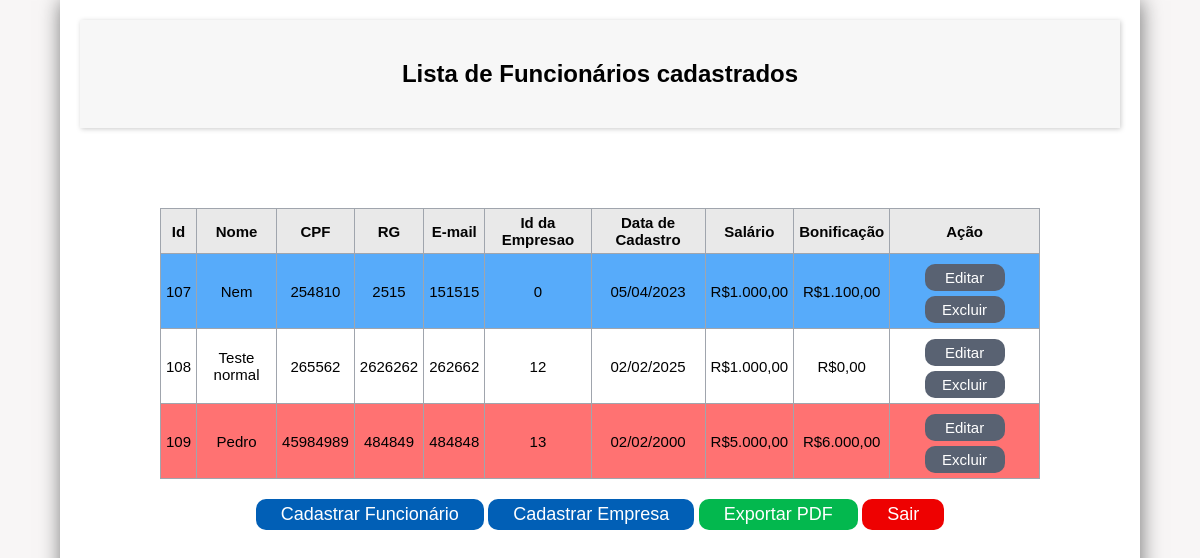
The page / on the database its author committed.
### tables this page shows
CREATE TABLE `tbl_funcionario` (
  `id_funcionario` int(11) NOT NULL,
  `nome` varchar(50) NOT NULL,
  `cpf` varchar(11) NOT NULL,
  `rg` varchar(20) NOT NULL,
  `email` varchar(30) NOT NULL,
  `id_empresa` int(11) NOT NULL,
  `data_cadastro` date NOT NULL,
  `salario` double(10,2) NOT NULL,
  `bonificacao` double(10,2) NOT NULL
);

### index.php (the view, shortened to what this page needs)
<!DOCTYPE html>
<html lang="pt-br">
<head>
    <link rel="stylesheet" href="css/style.css">
</head>
<body>
    <main>
        <section id="lista-funcionario">
                <div class="titulo-conteudo">
                    <h1>Lista de Funcionários cadastrados</h1>
                </div>
                <div id="conteudo" class="conteudo">
                    <table>
                        <thead>
                            <tr>
                                <td>Id</td>
                                <td>Nome</td>
                                <td>CPF</td>
                                <td>RG</td>
                                <td>E-mail</td>
                                <td>Id da Empresao</td>
                                <td>Data de Cadastro</td>
                                <td>Salário</td>
                                <td>Bonificação</td>
                                <td>Ação</td>
                            </tr>
                        </thead>
                                <?php
                                    include 'bd/conexao.php';
                                    $sql = "SELECT * FROM tbl_funcionario";
                                    $busca = mysqli_query($conexao, $sql);
                                    while($array = mysqli_fetch_array($busca)){
                                        $id_funcionario = $array['id_funcionario'];
                                        $nome = $array['nome'];
                                        $cpf = $array['cpf'];
                                        $rg = $array['rg'];
                                        $email = $array['email'];
                                        $id_empresa = $array['id_empresa'];
                                        $data_cadastro = $array['data_cadastro'];
                                        $salario = $array['salario'];
                                        $bonificacao = $array['bonificacao'];
                                ?>
                        <tr
                            <?php
                            $dataAtual = date("Y");
                            $data = date("Y", strtotime($data_cadastro));
                            $verifica_periodo = $dataAtual - $data;
                            if($verifica_periodo >= 1 && $verifica_periodo <= 5){
                                $bonificacao = $salario + ($salario * 0.10);
                            ?> class = "blue"
                            <?php }
                            elseif($verifica_periodo > 5){
                                $bonificacao = $salario + ($salario * 0.20); ?>
                                class = "red"
                            <?php }
                            else{
                                $bonificacao = 0;
                            }
                            ?>
                        >
                                <td><?php echo $id_funcionario?></td>
                                <td><?php echo $nome?></td>
                                <td><?php echo $cpf?></td>
                                <td><?php echo $rg?></td>
                                <td><?php echo $email?></td>
                                <td><?php echo $id_empresa?></td>
                                <td><?php echo $data = date("d/m/Y", strtotime($data_cadastro)); ?></td>
                                <td><?php
                                        $valorString = number_format($salario, 2, ',', '.');
                                        $salario = $valorString;
                                        echo "R$" . $salario;
                                ?></td>
                                <td><?php
                                        $valorString = number_format($bonificacao, 2, ',', '.');
                                        $bonificacao = $valorString;
                                        echo "R$" . $bonificacao;
                                ?></td>
                                <td>
                                    <a href="editar-funcionario.php?id=<?php echo $id_funcionario ?>"><button class="btn-editar" type="submit" name="editar">Editar</button></a>
                                    <a href="excluir-funcionario.php?id=<?php echo $id_funcionario ?>"><button class="btn-excluir" type="submit" name="excluir">Excluir</button></a>
                                </td>
                                <?php } ?>
                        </tr>
                    </table>
                    <div class="content">
                        <a href="cadastro-funcionario.php"><button class="btn-cadastrar" type="submit" name="cadastrarFuncionario">Cadastrar Funcionário</button></a>
                        <a href="cadastro-empresa.php"><button class="btn-cadastrar" type="submit" name="cadastrarEmpresa">Cadastrar Empresa</button></a>
                        <button id="btn-exportar" type="submit" name="exportar-pdf" onclick="gerarPdf ()">Exportar PDF</button>
                        <a href="login.php"><button id="btn-sair" type="submit" name="sair">Sair</button></a>
                    </div>
                </div>
        </section>
    </main>
</body>
</html>

### css/style.css (style rules this page uses)
* { font-family: sans-serif; margin: 0px; padding: 0px; box-sizing: border-box; }
a { text-decoration: none; }
main { background-color: #f8f6f6; height: 100vh; width: 100vw; display: flex; flex-flow: row nowrap; justify-content: center; align-items: center; flex: auto; }
section { background-color: white; height: 100vh; width: 50vw; text-align: center; padding: 20px; }
.btn-cadastrar { text-align: left; color: white; border: none; border-radius: 10px; padding: 5px 25px; background-color: #015fb6; font-size: 18px; }
.btn-editar { background-color: rgb(89, 98, 114); color: white; border: none; padding: 5px; margin: 5px; }
.btn-excluir { background-color: rgb(89, 98, 114); color: white; border: none; padding: 5px; }
#btn-exportar { background-color: #03b84e; color: white; border: none; border-radius: 10px; font-size: 18px; padding: 5px 25px; }
#btn-sair { background-color: #ee0101; color: white; border: none; border-radius: 10px; font-size: 18px; padding: 5px 25px; }
#lista-funcionario { background-color: white; width: 90vw; height: 100vh; box-shadow: 1px 1px 20px #757575; }
.titulo-conteudo { padding: 40px; background-color: #f7f7f7; box-shadow: 1px 1px 5px #ccc; }
.conteudo { padding: 80px; overflow-x: auto; }
.content { margin-top: 20px; }
.blue { background-color: #57abfa; }
.red { background-color: #ff7272; }
table { border-collapse: collapse; margin: auto; }
thead { background-color: rgb(233, 233, 233); font-size: 10px; font-weight: bold; color: rgb(3, 3, 3); }
tr td { border: 1px solid rgb(160, 165, 173); padding: 5px; font-size: 15px; }
tr td button { width: 80px; font-size: 15px; border-radius: 10px; }

### rows shown on the page
tbl_funcionario: id_funcionario "107", nome "Nem", cpf "254810", rg "2515", email "151515", id_empresa "0", data_cadastro "05/04/2023", salario "1.000,00", salario "1.100,00"
tbl_funcionario: id_funcionario "108", nome "Teste normal", cpf "265562", rg "2626262", email "262662", id_empresa "12", data_cadastro "02/02/2025", salario "1.000,00", data_cadastro "0,00"
tbl_funcionario: id_funcionario "109", nome "Pedro", cpf "45984989", rg "484849", email "484848", id_empresa "13", data_cadastro "02/02/2000", salario "5.000,00", salario "6.000,00"
